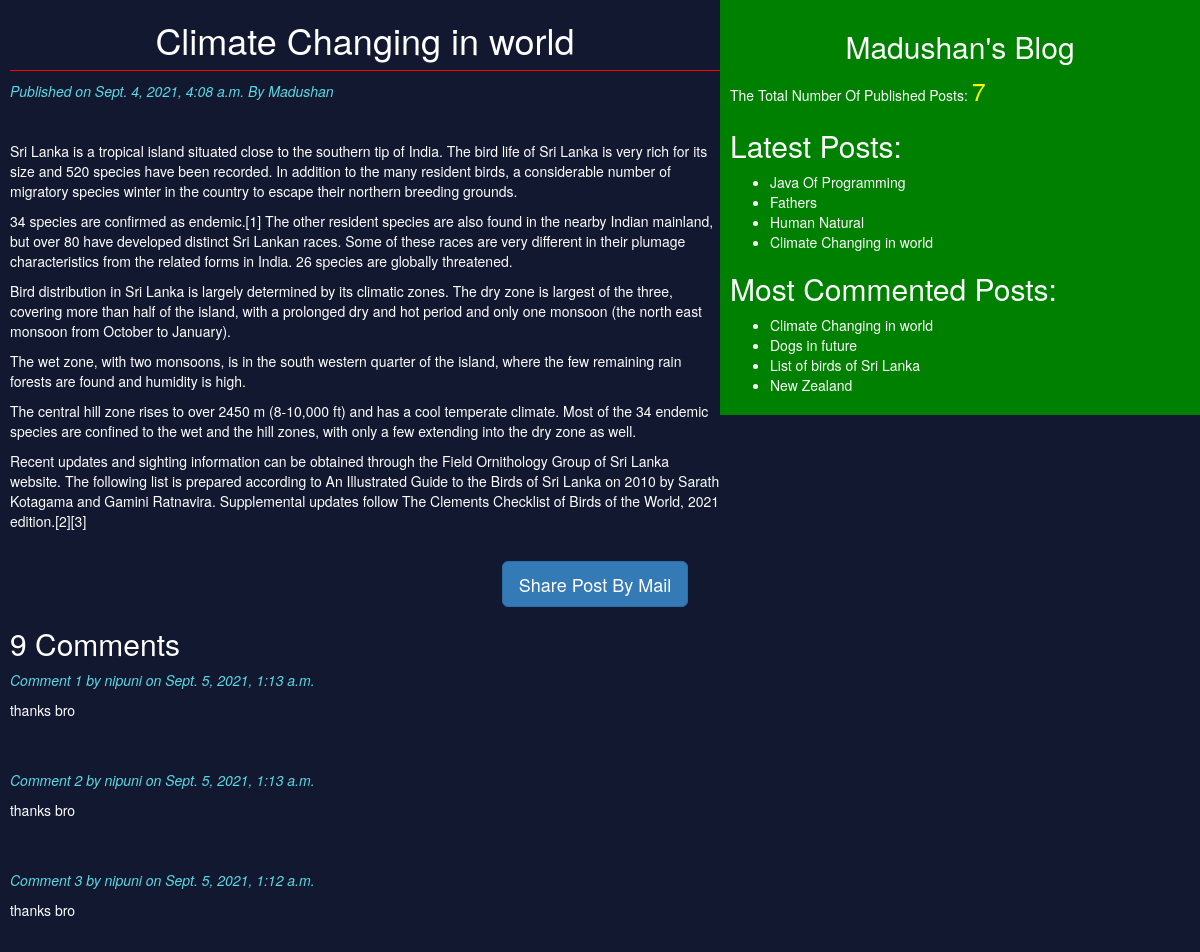
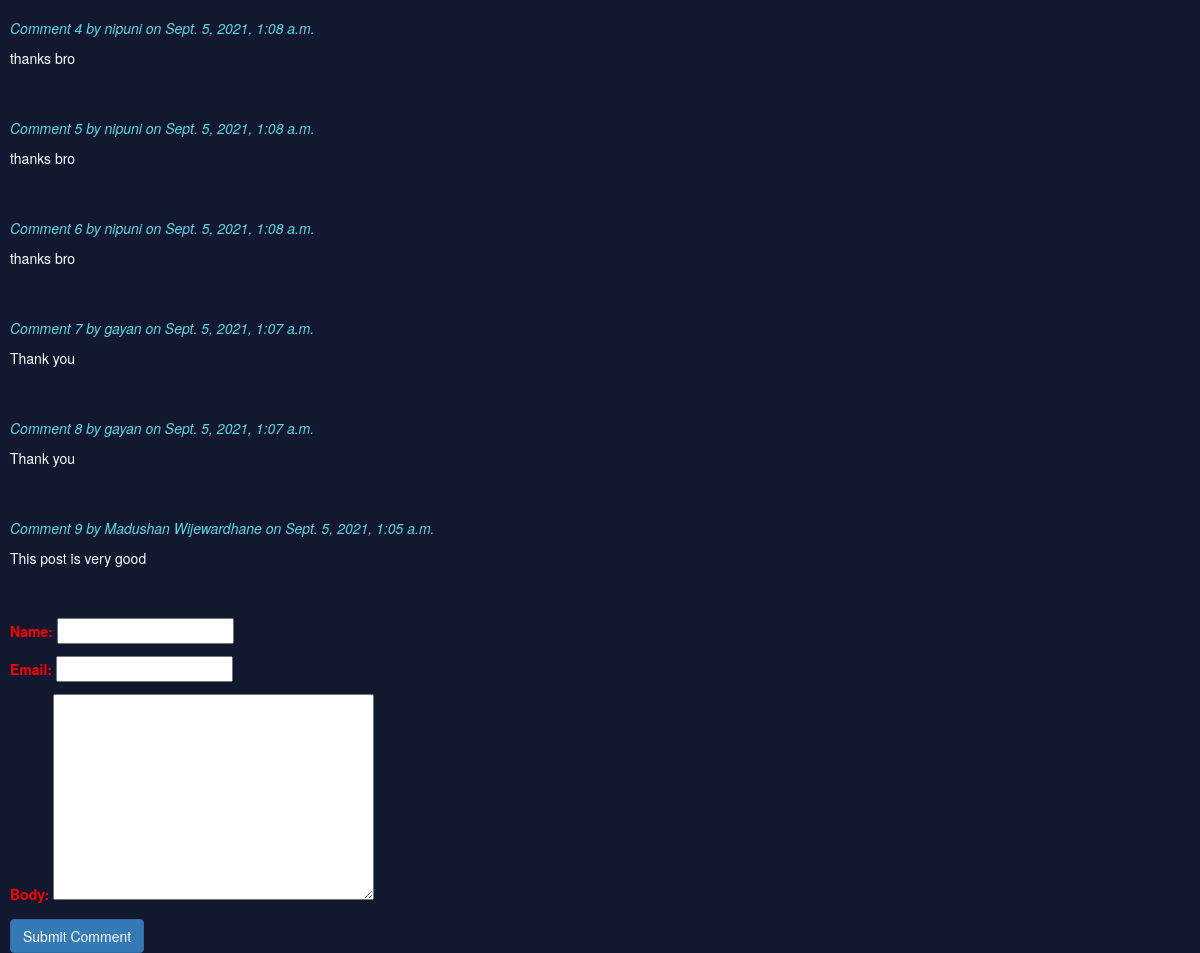
The page /post/9/2021/09/04/climate-changing-world/ on the database its author committed (2 pictures, top to bottom).
### blog/models.py (models this page shows, shortened)
class Post(models.Model):
    STATUS_CHOICES = (('draft', 'Draft'), ('published', 'Published'))
    title = models.CharField(max_length=256)
    slug = models.SlugField(max_length=264, unique_for_date='publish')
    author = models.ForeignKey(User, related_name='blog_posts', on_delete=models.CASCADE)
    body = models.TextField()
    publish = models.DateTimeField(default=timezone.now)
    created = models.DateTimeField(auto_now_add=True)
    updated = models.DateTimeField(auto_now=True)
    status = models.CharField(max_length=10, choices=STATUS_CHOICES, default='draft')
    objects = CustomManager()
    tags = TaggableManager()
    class Meta:
        ordering = ('-publish',)
    def get_absolute_url(self):
        return reverse('post_detail', kwargs={'pk': self.id, 'year': self.publish.year, 'month': self.publish.strftime('%m'), 'day': self.publish.strftime('%d'), 'slug': self.slug })

class Comment(models.Model):
    post = models.ForeignKey(Post, related_name='comments', on_delete=models.CASCADE)
    name = models.CharField(max_length=32)
    email = models.EmailField()
    body = models.TextField()
    created = models.DateTimeField(auto_now_add=True)
    updated = models.DateTimeField(auto_now=True)
    active = models.BooleanField(default=True)
    class Meta:
        ordering = ('-created',)

### blog/views.py (the view)
# urls.py: path('post/<int:pk>/<int:year>/<int:month>/<int:day>/<slug:slug>/', views.post_detail_view, name='post_detail'),
def post_detail_view(request, pk, year, month, day, slug):
    post = get_object_or_404(Post, id=pk)
    comments = post.comments.filter(active=True)
    csubmit = False
    if request.method == 'POST':
        form = CommentForm(request.POST)
        if form.is_valid():
            new_comment = form.save(commit=False)
            new_comment.post = post
            new_comment.save()
            csubmit = True
    else:
        form = CommentForm()
    return render(request, 'blog/post_detail.html', {'post': post, 'form': form, 'comments': comments, 'csubmit': csubmit})

### blog/forms.py
class CommentForm(forms.ModelForm):
    class Meta:
        model = Comment
        fields = ('name', 'email', 'body')

### blog/models.py (called while the page is built)
    def get_queryset(self):
        return super().get_queryset().filter(status='published')

### blog/templatetags/blog_tags.py (called while the page is built)
@register.simple_tag
def total_posts():
    return Post.objects.count()

@register.inclusion_tag('blog/latest_posts.html')
def show_latest_posts(count=4):
    latest_posts = Post.objects.order_by('-publish')[:count]
    return {'latest_posts': latest_posts}

@register.simple_tag
def get_most_commented_posts(count=4):
    return Post.objects.annotate(total_comments=Count('comments')).order_by('-total_comments')[:count]

### templates/blog/post_detail.html (shortened to what this page needs)
<!DOCTYPE html>
{% extends "blog/base.html" %}
    {% block content %}
        <h1>{{post.title}}</h1>
        <p id="date">Published on {{post.publish}} By {{post.author|title}}</p><br>
        <p>{{post.body|linebreaks}}</p><br>
        <div class="container" align="center">
            <a href="/share/{{post.id}}" class="btn btn-primary btn-lg">Share Post By Mail</a>
        </div>
        {% with comments.count as comments_count %}
            <h2>{{comments_count}} Comment{{comments_count|pluralize}}</h2>
        {% endwith %}
        {% if comments %}
            {% for comment in comments %}
                <p id="date">Comment {{forloop.counter}} by {{comment.name}} on {{comment.created}}</p>
                <div id="cb">{{comment.body|linebreaks}}</div><br><br>
            {% endfor %}
            {% else %}
                <p>There are no comments yet!!!</p>
        {% endif %}
        {% if csubmit %}
            <h2>Your Comment Added Successfully</h2>
            {% else %}
                <form method="POST">
                    {{form.as_p}}
                    <input type="submit" class="btn btn-primary" value="Submit Comment">
                </form>
        {% endif %}
    {% endblock %}

### templates/blog/base.html (shortened to what this page needs)
<!DOCTYPE html>
{% load staticfiles %}
{% load blog_tags %}
<html lang="en">
<head>
    <link rel="stylesheet" href="https://maxcdn.bootstrapcdn.com/bootstrap/3.3.7/css/bootstrap.min.css">
    <link rel="stylesheet" href="{% static "css/demo.css" %}">
</head>
<body>
    <div class="content">
        {% block content %}{% endblock %}
    </div>
    <div class="sidebar">
        <h2 align="center">Madushan's Blog</h2>
        <p>The Total Number Of Published Posts: <span id="post_count">{% total_posts %}</span></p>
        <h2>Latest Posts:</h2>
        {% show_latest_posts %}
        <h2>Most Commented Posts:</h2>
        {% get_most_commented_posts as most_commented_posts %}
        <ul>
            {% for post in most_commented_posts %}
                <li><a href="{{post.get_absolute_url}}">{{post.title}}</a></li>
            {% endfor %}
        </ul>
    </div>
</body>
</html>

### templates/blog/latest_posts.html
<ul>
    {% for post in latest_posts %}
        <li><a href="{{post.get_absolute_url}}">{{post.title}}</a></li>
    {% endfor %}
</ul>

### static/css/demo.css (style rules this page uses)
.content { width: 60%; float: left; padding-left: 10px; }
.sidebar { width: 40%; float: right; padding: 10px; background: green; }
h1 { text-align: center; border-bottom: 1px solid red; padding-bottom: 10px; }
body { color: white; background: #11182F; }
#date { color: #5DD8E4; font-size: 14px; font-style: italic; }
form { color: #FF0000; }
#post_count { color: yellow; font-size: 25px; }
li a { color: white; }

### rows shown on the page
Post: title "Climate Changing in world", publish "Sept. 4, 2021, 4:08 a.m.", author "Madushan", body "Sri Lanka is a tropical island situated close to the southern tip of India. The bird life of Sri Lanka is very rich for its size and 520 species have been recorded. In addition to the many resident birds, a considerable number of migratory species winter in the country to escape their northern breeding grounds. 34 species are confirmed as endemic.[1] The other resident species are also found in the nearby Indian mainland, but over 80 have developed distinct Sri Lankan races. Some of these races are very different in their plumage characteristics from the related forms in India. 26 species are globally threatened. Bird distribution in Sri Lanka is largely determined by its climatic zones.…"
Comment: name "nipuni", created "Sept. 5, 2021, 1:13 a.m.", body "thanks bro"
Comment: name "nipuni", created "Sept. 5, 2021, 1:13 a.m.", body "thanks bro"
Comment: name "nipuni", created "Sept. 5, 2021, 1:12 a.m.", body "thanks bro"
Comment: name "nipuni", created "Sept. 5, 2021, 1:08 a.m.", body "thanks bro"
Comment: name "nipuni", created "Sept. 5, 2021, 1:08 a.m.", body "thanks bro"
Comment: name "nipuni", created "Sept. 5, 2021, 1:08 a.m.", body "thanks bro"
Comment: name "gayan", created "Sept. 5, 2021, 1:07 a.m.", body "Thank you"
Comment: name "gayan", created "Sept. 5, 2021, 1:07 a.m.", body "Thank you"
Comment: name "Madushan Wijewardhane", created "Sept. 5, 2021, 1:05 a.m.", body "This post is very good"
Post: title "Java Of Programming"
Post: title "Fathers"
Post: title "Human Natural"
Post: title "Dogs in future"
Post: title "List of birds of Sri Lanka"
Post: title "New Zealand"

### other values the page prints
{{ comments_count }} "9"
